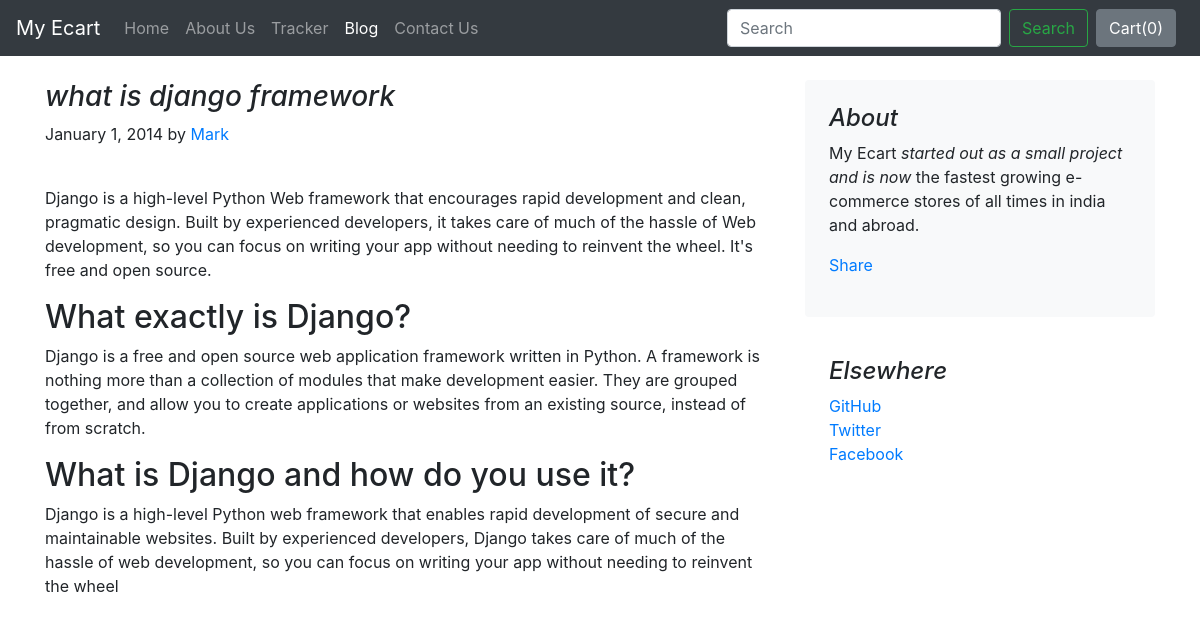
The app's page /blog/blogpost/4 with its own data.
### blog/models.py (models this page shows)
class Blogpost(models.Model):
    post_id = models.AutoField(primary_key=True)
    title = models.CharField(max_length=50)
    head0 = models.CharField(max_length=500, default="")
    chead0 = models.CharField(max_length=5000, default="")
    head1 = models.CharField(max_length=500, default="")
    chead1 = models.CharField(max_length=5000, default="")
    head2 = models.CharField(max_length=500, default="")
    chead2 = models.CharField(max_length=5000, default="")
    pub_date = models.DateField()
    thumbnail = models.ImageField(upload_to='shop/images', default="")
    def __str__(self):
        return self.title

### blog/views.py (the view)
# urls.py: path("blogpost/<int:id>", views.blogpost, name="blogHome")
def blogpost(request, id):
    post = Blogpost.objects.filter(post_id = id)[0]
    print(post)
    return render(request, 'blog/blogpost.html',
                  {'post':post})

### blog/templates/blog/blogpost.html (shortened to what this page needs)
{% extends 'blog/basic.html' %}
{% block body %}
<div class="container">
    <div class="row mt-4">
        <div class="col-md-8 blog-main">
            <h3 class="font-italic">
                {{post.title}}
            </h3>
            <div class="blog-post">
                <p class="blog-post-meta">January 1, 2014 by <a href="#">Mark</a></p>
                <div class="fb-like" data-href="http://127.0.0.1:8000/blog/blogpost/{{post.post_id}}" data-layout="standard" data-action="like" data-size="large" data-show-faces="false" data-share="true"></div><br>
                <p>{{post.chead0}}</p>
                <h2>{{post.head1}}</h2>
                <p>{{post.chead1}}</p>
                <h2>{{post.head2}}</h2>
                <p>{{post.chead2}}</p>
            </div>
        </div>
        <aside class="col-md-4 blog-sidebar">
            <div class="p-4 mb-3 bg-light rounded">
                <h4 class="font-italic">About</h4>
                <p class="mb-0">My Ecart <em>started out as a small project and is now</em> the fastest growing e-commerce stores of all times in india and abroad.</p>
                <div class="my-3 fb-share-button" data-href="http://127.0.0.1:8000/blog/blogpost/{{post.post_id}}" data-layout="button_count" data-size="large"><a target="_blank" href="https://www.facebook.com/sharer/sharer.php?u=http%3A%2F%2F127.0.0.1%3A8000%2Fblog%2Fblogpost%2F4&amp;src=sdkpreparse" class="fb-xfbml-parse-ignore">Share</a></div>
            </div>
            <div class="p-4">
                <h4 class="font-italic">Elsewhere</h4>
                <ol class="list-unstyled">
                    <li><a href="#">GitHub</a></li>
                    <li><a href="#">Twitter</a></li>
                    <li><a href="#">Facebook</a></li>
                </ol>
            </div>
        </aside>
    </div>
</div>
{% endblock %}

### records on screen
Blogpost: title "what is django framework", chead0 "Django is a high-level Python Web framework that encourages rapid development and clean, pragmatic design. Built by experienced developers, it takes care of much of the hassle of Web development, so you can focus on writing your app without needing to reinvent the wheel. It's free and open source.", head1 "What exactly is Django?", chead1 "Django is a free and open source web application framework written in Python. A framework is nothing more than a collection of modules that make development easier. They are grouped together, and allow you to create applications or websites from an existing source, instead of from scratch.", head2 "What is Django and how do you use it?", chead2 "Django is a high-level Python web framework that enables rapid development of secure and maintainable websites. Built by experienced developers, Django takes care of much of the hassle of web development, so you can focus on writing your app without needing to reinvent the wheel"
